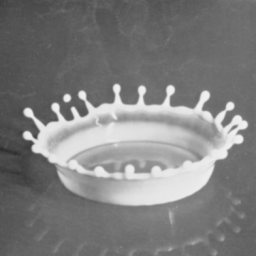
#> input picture 20250423-opencv/ch02/milkdrop.bmp, 256 x 256 px
$ python contours2.py
#> lines starting #> are read from the running program, lines starting #| are printed output that depends on the picture; after the words box and inside, x2 and y2 are one past the last pixel; in counts of white or black regions, pixels touching at a corner belong together
import cv2
import random
import numpy as np
import sys
src = cv2.imread('milkdrop.bmp', cv2.IMREAD_GRAYSCALE)
#> src is the input picture: shape (256, 256); min 44, max 240, mean 126.1

if src is None:
    print('Image load failed!')
    sys.exit()

_, src_bin = cv2.threshold(src, 0, 255, cv2.THRESH_OTSU)
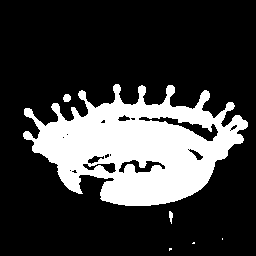
#> src_bin: shape (256, 256); 23.4% white; 6 white regions (3 under 20 px)

contours, _ = cv2.findContours(src_bin, cv2.RETR_LIST, cv2.CHAIN_APPROX_NONE)
#> contours = 23 contours, 13 with area under 20; largest, box (x1, y1, x2, y2) and area: (23, 84, 248, 206) 15906, (138, 116, 219, 142) 584, (118, 159, 166, 174) 313, (82, 162, 117, 174) 184, (87, 155, 105, 165) 80

h, w = src.shape[:2]
#> h = 256; w = 256
dst = np.zeros((h, w, 3), np.uint8)

for i in range(len(contours)):
    c = (random.randint(0, 255), random.randint(0, 255), random.randint(0, 255))
    cv2.drawContours(dst, contours, i, c, 1, cv2.LINE_AA)
#> this loop made 23 passes
#> c on passes 1 to 12: (197, 215, 20), (132, 248, 207), (155, 244, 183), (111, 71, 144), (71, 48, 128), (75, 158, 50), (37, 169, 241), (51, 181, 222), (161, 104, 244), (226, 133, 31), (7, 47, 204), (0, 252, 170)
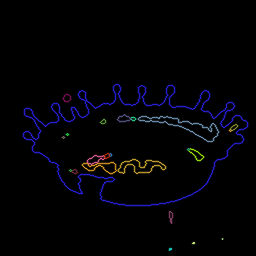
#> dst: shape (256, 256, 3); mean of channels 0, 1, 2 5.8, 2.5, 2.9; drawn as B, G, R

cv2.imshow('src', src)
cv2.imshow('src_bin', src_bin)
cv2.imshow('dst', dst)
cv2.waitKey()
cv2.destroyAllWindows()

$ run again, with 20250423-opencv/ch02/building.jpg saved as 20250423-opencv/ch02/milkdrop.bmp
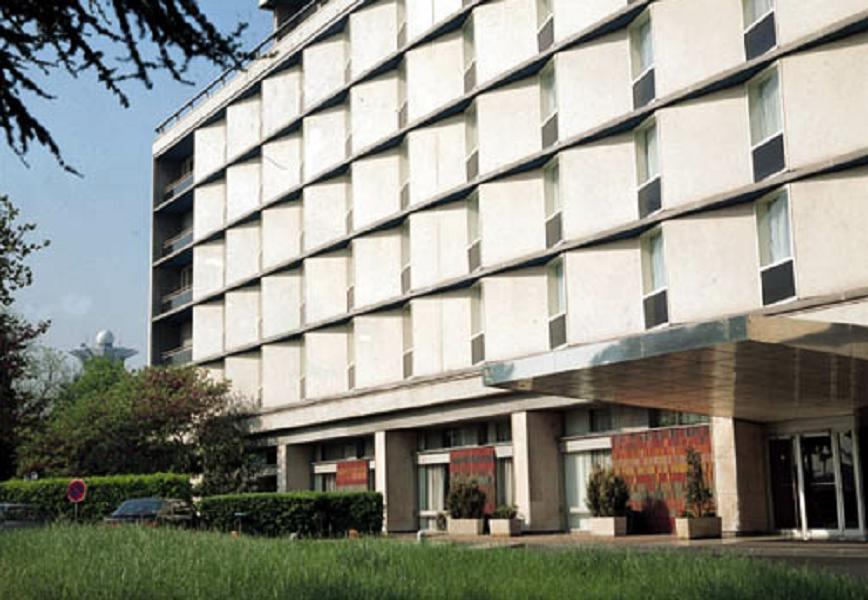
#> input picture 20250423-opencv/ch02/building.jpg, 868 x 600 px
#> `_, src_bin = cv2.threshold(src, 0, 255, cv2.THRESH_OTSU)`:
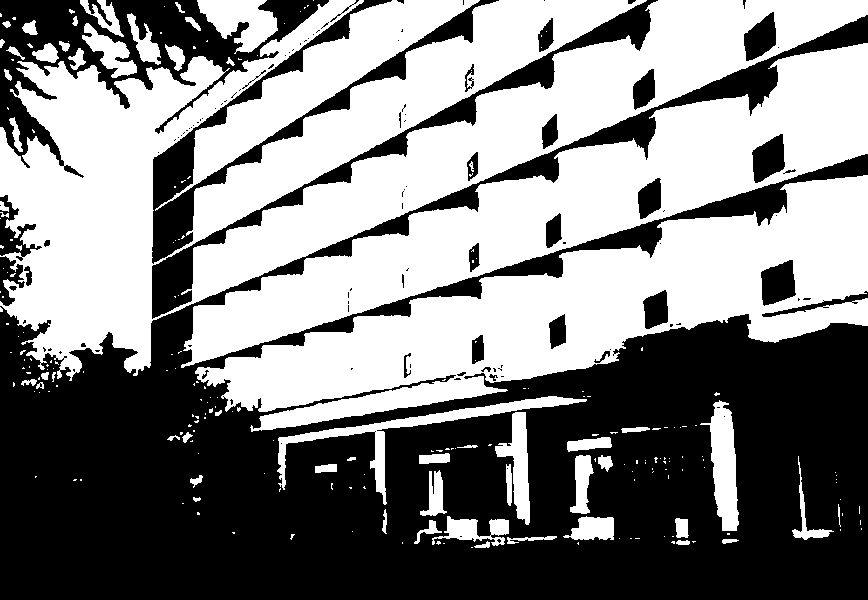
#> src_bin: shape (600, 868); 51.4% white; 116 black regions (79 under 20 px)
#> contours = 389 contours, 306 with area under 20; largest, box (x1, y1, x2, y2) and area: (0, 0, 868, 381) 113321, (195, 175, 868, 432) 65420, (181, 43, 868, 368) 56462, (155, 0, 480, 211) 13259, (277, 396, 587, 505) 3128
#> the loop `for i in range(len(contours)):` made 389 passes
#> c on passes 1 to 3: (197, 215, 20), (132, 248, 207), (155, 244, 183)
#> after the loop `for i in range(len(contours)):`:
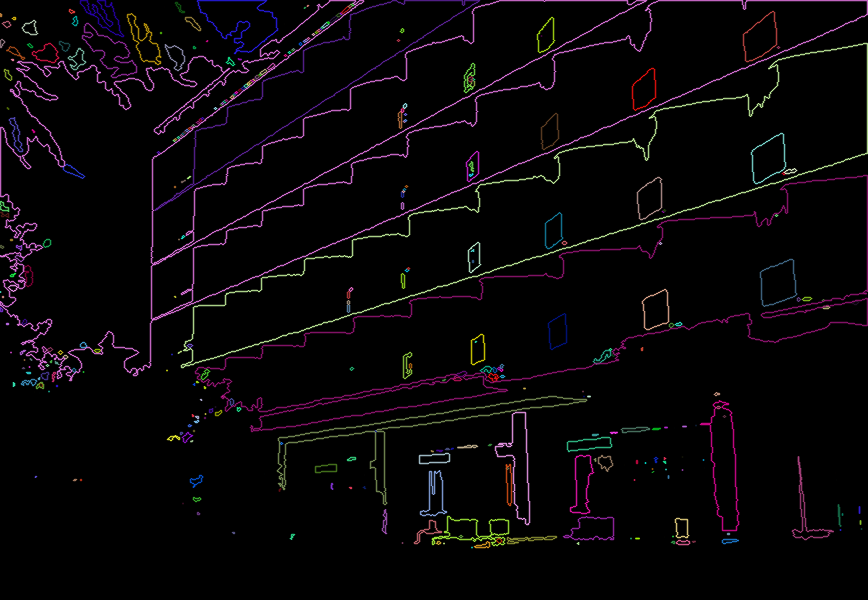
#> dst: shape (600, 868, 3); mean of channels 0, 1, 2 7.6, 5.5, 8.2; drawn as B, G, R
